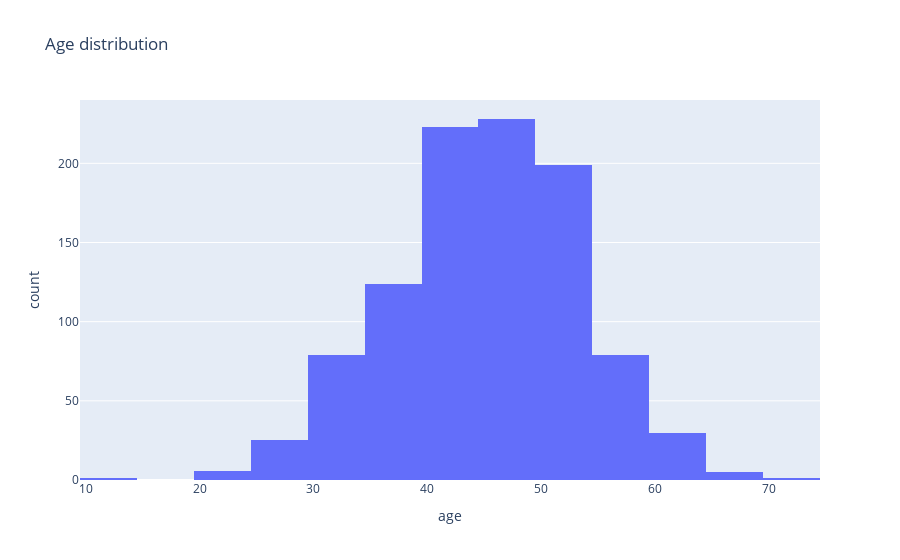

The notebook cell this image was saved under:
### Markdown cell above
## 5. Using plotly.express, construct a histogram showing the distribution of age of respondents.
5.1 Change the number of intervals to 21

### Code cell
px.histogram(df, x='age', nbins=21, title='Age distribution')

### Figure 1 — Plotly figure (JSON) as saved in the notebook; plotly's stock layout.template omitted (floating-point values rounded to 4 significant figures; data arrays with more than 128 entries replaced by an {"elided": "..."} marker saying what was removed)
{"data": [{"alignmentgroup": "True", "bingroup": "x", "hovertemplate": "age=%{x}<br>count=%{y}<extra></extra>", "legendgroup": "", "marker": {"color": "#636efa", "pattern": {"shape": ""}}, "name": "", "nbinsx": 21, "offsetgroup": "", "orientation": "v", "showlegend": false, "type": "histogram", "x": {"elided": "1000 int values"}, "xaxis": "x", "yaxis": "y"}], "layout": {"barmode": "relative", "legend": {"tracegroupgap": 0}, "title": {"text": "Age distribution"}, "xaxis": {"anchor": "y", "domain": [0, 1], "title": {"text": "age"}}, "yaxis": {"anchor": "x", "domain": [0, 1], "title": {"text": "count"}}}}
